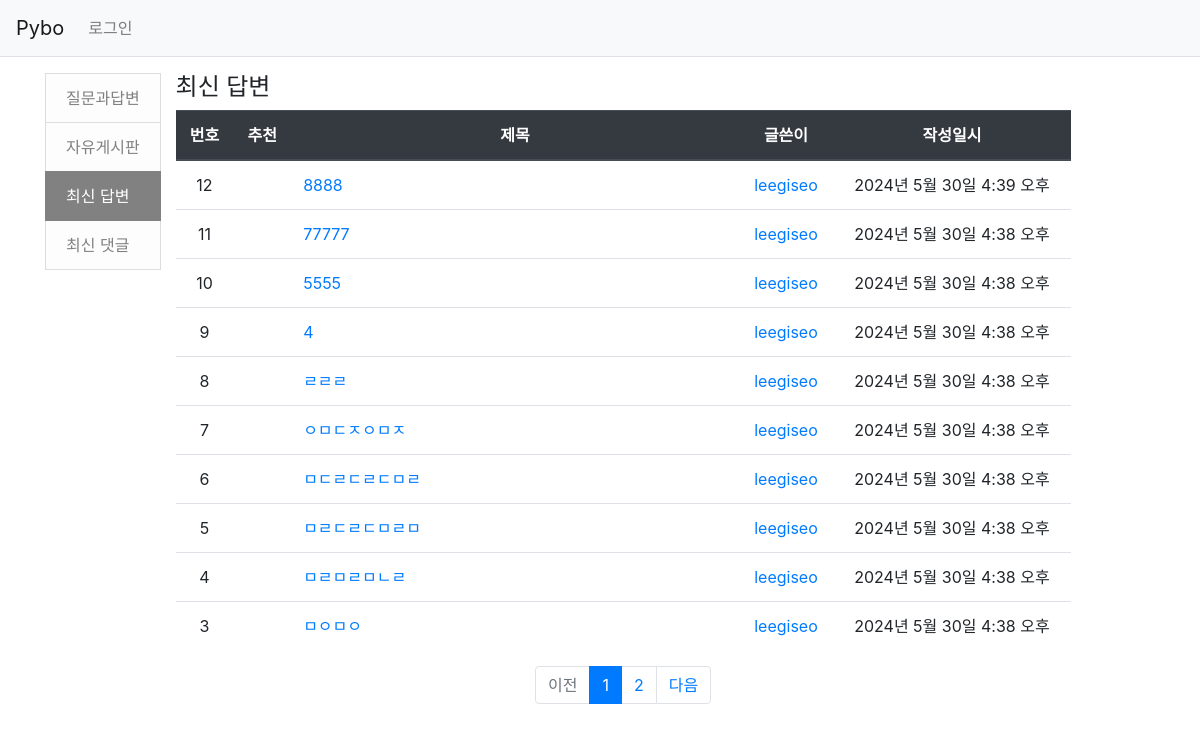
/pybo/category/3/, run on the app's committed database.
### pybo/models.py (models this page shows)
class Answer(models.Model):
    author = models.ForeignKey(User, on_delete=models.CASCADE, related_name='author_answer')
    question = models.ForeignKey(Question, on_delete=models.CASCADE)
    content = models.TextField()
    create_date = models.DateTimeField()
    modify_date = models.DateTimeField(null=True, blank=True)
    voter = models.ManyToManyField(User, related_name='voter_answer')

### pybo/views/base_views.py (the view)
# urls.py: path('', base_views.index, name='index'),  # '/' 에 해당되는 path
def index(request, category_id=1):
    page = request.GET.get('page', '1')  # 페이지
    kw = request.GET.get('kw', '')  # 검색어
    so = request.GET.get('so', 'recent')  # 정렬기준
    if category_id <= 2:
        question_list = Question.objects.filter(category=category_id)
        if so == 'recommend':
            question_list = question_list.annotate(num_voter=Count('voter')).order_by('-num_voter', '-create_date')
        elif so == 'popular':
            question_list = question_list.annotate(num_answer=Count('answer')).order_by('-num_answer', '-create_date')
        else:  # recent
            question_list = question_list.order_by('-create_date')
        if kw:
            question_list = question_list.filter(
                Q(subject__icontains=kw) |  # 제목검색
                Q(content__icontains=kw) |  # 내용검색
                Q(author__username__icontains=kw) |  # 질문 글쓴이검색
                Q(answer__author__username__icontains=kw)  # 답변 글쓴이검색
            ).distinct()
    elif category_id == 3:
        question_list = Answer.objects.all().order_by('-create_date')
    else:
        question_list = Comment.objects.all().order_by('-create_date')
    paginator = Paginator(question_list, 10)  # 페이지당 10개씩 보여주기
    page_obj = paginator.get_page(page)
    context = {'question_list': page_obj, 'page': page, 'kw': kw, 'so': so, 'category_id': category_id}
    return render(request, 'pybo/question_list.html', context)

### pybo/templatetags/pybo_filter.py (called while the page is built)
@register.filter
def sub(value, arg):
    return value - arg

### templates/pybo/question_list.html (shortened to what this page needs)
{% extends 'base.html' %}
{% load pybo_filter %}
{% block content %}
<div class="container my-3 d-flex">
    <nav id="sidebar" class="border-secondary">
        <div class="list-group">
            <a class="rounded-0 list-group-item list-group-item-action list-group-item-light {% if category_id == 1 %}active{% endif %}" href="{% url 'pybo:index_with_category' 1 %}">질문과답변</a>
            <a class="rounded-0 list-group-item list-group-item-action list-group-item-light {% if category_id == 2 %}active{% endif %}" href="{% url 'pybo:index_with_category' 2 %}">자유게시판</a>
            <a class="rounded-0 list-group-item list-group-item-action list-group-item-light {% if category_id == 3 %}active{% endif %}" href="{% url 'pybo:index_with_category' 3 %}">최신 답변</a>
            <a class="rounded-0 list-group-item list-group-item-action list-group-item-light {% if category_id == 4 %}active{% endif %}" href="{% url 'pybo:index_with_category' 4 %}">최신 댓글</a>
        </div>
    </nav>
    <div class="col-10 flex-grow-1">
        {% if category_id == 1 %}
            <h4>질문과 답변</h4>
        {% elif category_id == 2 %}
            <h4>자유게시판</h4>
        {% elif category_id == 3 %}
            <h4>최신 답변</h4>
        {% elif category_id == 4 %}
            <h4>최신 댓글</h4>
        {% endif %}
        <table class="table">
            <thead>
            <tr class="text-center thead-dark">
                <th>번호</th>
                <th>추천</th>
                <th style="width:50%">제목</th>
                <th>글쓴이</th>
                <th>작성일시</th>
            </tr>
            </thead>
            <tbody>
            {% if question_list and category_id < 3 %}
            {% for question in question_list %}
            <tr class="text-center">
                <td>
                    {{ question_list.paginator.count|sub:question_list.start_index|sub:forloop.counter0|add:1 }}
                </td>
                <td>
                    {% if question.voter.all.count > 0 %}
                    <span class="badge badge-warning px-2 py-1">{{ question.voter.all.count }}</span>
                    {% endif %}
                </td>
                <td class="text-left">
                    <a href="{% url 'pybo:detail' question.id %}">{{ question.subject }}</a>
                    {% if question.answer_set.count > 0 %}
                    <span class="text-danger small ml-2">{{ question.answer_set.count }}</span>
                    {% endif %}
                </td>
                <td>
                    <a href="{% url 'pybo:profile_question' question.author.username %}">{{ question.author.username }}</a>
                </td>
                <td>{{ question.create_date }}</td>
            </tr>
            {% endfor %}
            {% elif question_list and category_id == 3 %}
            {% for question in question_list %}
            <tr class="text-center">
                <td>
                    {{ question_list.paginator.count|sub:question_list.start_index|sub:forloop.counter0|add:1 }}
                </td>
                <td>
                </td>
                <td class="text-left">
                    <a href="{% url 'pybo:detail' question.question_id %}">{{ question.content }}</a>
                </td>
                <td>
                    <a href="{% url 'pybo:profile_question' question.author.username %}">{{ question.author.username }}</a>
                </td>
                <td>{{ question.create_date }}</td>
            </tr>
            {% endfor %}
            {% else %}
            <tr>
                <td colspan="3">내용이 없습니다.</td>
            </tr>
            {% endif %}
            </tbody>
        </table>
        <ul class="pagination justify-content-center">
            {% if question_list.has_previous %}
            <li class="page-item">
                <a class="page-link" data-page="{{ question_list.previous_page_number }}" href="#">이전</a>
            </li>
            {% else %}
            <li class="page-item disabled">
                <a class="page-link" tabindex="-1" aria-disabled="true" href="#">이전</a>
            </li>
            {% endif %}
            {% for page_number in question_list.paginator.page_range %}
            {% if page_number >= question_list.number|add:-5 and page_number <= question_list.number|add:5 %}
                {% if page_number == question_list.number %}
                <li class="page-item active" aria-current="page">
                    <a class="page-link" data-page="{{ page_number }}" href="#">{{ page_number }}</a>
                </li>
                {% else %}
                <li class="page-item">
                    <a class="page-link" data-page="{{ page_number }}" href="#">{{ page_number }}</a>
                </li>
                {% endif %}
            {% endif %}
            {% endfor %}
            {% if question_list.has_next %}
            <li class="page-item">
                <a class="page-link" data-page="{{ question_list.next_page_number }}" href="#">다음</a>
            </li>
            {% else %}
            <li class="page-item disabled">
                <a class="page-link" tabindex="-1" aria-disabled="true" href="#">다음</a>
            </li>
            {% endif %}
        </ul>
    </div>
</div>
{% endblock %}

### data on the page
Answer: paginator.count|sub "12", content "8888", author.username "leegiseo", create_date "2024년 5월 30일 4:39 오후"
Answer: paginator.count|sub "11", content "77777", author.username "leegiseo", create_date "2024년 5월 30일 4:38 오후"
Answer: paginator.count|sub "10", content "5555", author.username "leegiseo", create_date "2024년 5월 30일 4:38 오후"
Answer: paginator.count|sub "9", content "4", author.username "leegiseo", create_date "2024년 5월 30일 4:38 오후"
Answer: paginator.count|sub "8", content "ㄹㄹㄹ", author.username "leegiseo", create_date "2024년 5월 30일 4:38 오후"
Answer: paginator.count|sub "7", content "ㅇㅁㄷㅈㅇㅁㅈ", author.username "leegiseo", create_date "2024년 5월 30일 4:38 오후"
Answer: paginator.count|sub "6", content "ㅁㄷㄹㄷㄹㄷㅁㄹ", author.username "leegiseo", create_date "2024년 5월 30일 4:38 오후"
Answer: paginator.count|sub "5", content "ㅁㄹㄷㄹㄷㅁㄹㅁ", author.username "leegiseo", create_date "2024년 5월 30일 4:38 오후"
Answer: paginator.count|sub "4", content "ㅁㄹㅁㄹㅁㄴㄹ", author.username "leegiseo", create_date "2024년 5월 30일 4:38 오후"
Answer: paginator.count|sub "3", content "ㅁㅇㅁㅇ", author.username "leegiseo", create_date "2024년 5월 30일 4:38 오후"

### other printed values
{{ page_number }} "1"
{{ page_number }} "2"
